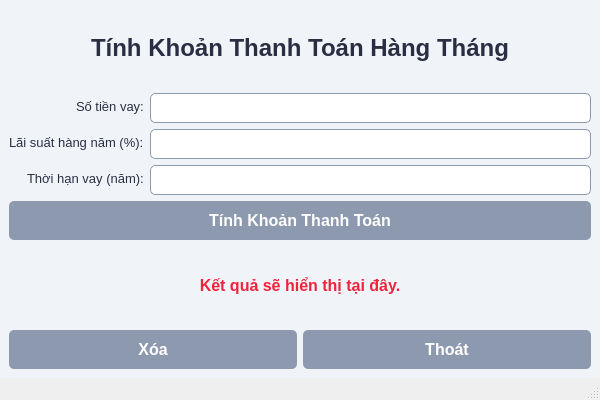
<?xml version="1.0" encoding="UTF-8"?>
<ui version="4.0">
 <class>MainWindow</class>
 <widget class="QMainWindow" name="MainWindow">
  <property name="geometry">
   <rect>
    <x>0</x>
    <y>0</y>
    <width>600</width>
    <height>400</height>
   </rect>
  </property>
  <property name="windowTitle">
   <string>Tính Khoản Thanh Toán Hàng Tháng</string>
  </property>
  <property name="windowIcon">
   <iconset>
    <normaloff>img/loan_icon.png</normaloff>img/loan_icon.png</iconset>
  </property>
  <widget class="QWidget" name="centralwidget">
   <property name="styleSheet">
    <string>
     QWidget {
         background-color: #f0f4f8;
     }
     QLabel#label_title {
         font-size: 18pt;
         font-weight: bold;
         color: #2b2d42;
     }
     QLabel {
         font-size: 10pt;
         color: #2b2d42;
     }
     QLineEdit {
         background-color: #ffffff;
         border: 1px solid #8d99ae;
         padding: 6px;
         border-radius: 5px;
     }
     QPushButton {
         background-color: #8d99ae;
         color: #ffffff;
         padding: 10px;
         font-size: 12pt;
         font-weight: bold;
         border-radius: 5px;
     }
     QPushButton:hover {
         background-color: #2b2d42;
     }
     QLabel#label_result {
         font-size: 12pt;
         color: #ef233c;
         font-weight: bold;
     }
    </string>
   </property>
   <layout class="QVBoxLayout" name="verticalLayout">
    <item>
     <widget class="QLabel" name="label_title">
      <property name="text">
       <string>Tính Khoản Thanh Toán Hàng Tháng</string>
      </property>
      <property name="alignment">
       <set>Qt::AlignCenter</set>
      </property>
     </widget>
    </item>
    <item>
     <layout class="QFormLayout" name="formLayout">
      <property name="labelAlignment">
       <set>Qt::AlignRight|Qt::AlignTrailing|Qt::AlignVCenter</set>
      </property>
      <item row="0" column="0">
       <widget class="QLabel" name="label_loan_amount">
        <property name="text">
         <string>Số tiền vay:</string>
        </property>
       </widget>
      </item>
      <item row="0" column="1">
       <widget class="QLineEdit" name="lineEdit_loan_amount"/>
      </item>
      <item row="1" column="0">
       <widget class="QLabel" name="label_interest_rate">
        <property name="text">
         <string>Lãi suất hàng năm (%):</string>
        </property>
       </widget>
      </item>
      <item row="1" column="1">
       <widget class="QLineEdit" name="lineEdit_interest_rate"/>
      </item>
      <item row="2" column="0">
       <widget class="QLabel" name="label_loan_duration">
        <property name="text">
         <string>Thời hạn vay (năm):</string>
        </property>
       </widget>
      </item>
      <item row="2" column="1">
       <widget class="QLineEdit" name="lineEdit_loan_duration"/>
      </item>
     </layout>
    </item>
    <item>
     <widget class="QPushButton" name="button_calculate">
      <property name="text">
       <string>Tính Khoản Thanh Toán</string>
      </property>
      <property name="icon">
       <iconset>
        <normaloff>img/calculate_icon.png</normaloff>img/calculate_icon.png</iconset>
      </property>
     </widget>
    </item>
    <item>
     <widget class="QLabel" name="label_result">
      <property name="text">
       <string>Kết quả sẽ hiển thị tại đây.</string>
      </property>
      <property name="alignment">
       <set>Qt::AlignCenter</set>
      </property>
     </widget>
    </item>
    <item>
     <layout class="QHBoxLayout" name="horizontalLayout_buttons">
      <item>
       <widget class="QPushButton" name="button_clear">
        <property name="text">
         <string>Xóa</string>
        </property>
        <property name="icon">
         <iconset>
          <normaloff>img/clear_icon.png</normaloff>img/clear_icon.png</iconset>
        </property>
       </widget>
      </item>
      <item>
       <widget class="QPushButton" name="button_exit">
        <property name="text">
         <string>Thoát</string>
        </property>
        <property name="icon">
         <iconset>
          <normaloff>img/exit_icon.png</normaloff>img/exit_icon.png</iconset>
        </property>
       </widget>
      </item>
     </layout>
    </item>
   </layout>
  </widget>
  <widget class="QMenuBar" name="menubar">
   <property name="geometry">
    <rect>
     <x>0</x>
     <y>0</y>
     <width>600</width>
     <height>18</height>
    </rect>
   </property>
  </widget>
  <widget class="QStatusBar" name="statusbar"/>
 </widget>
 <resources/>
 <connections/>
</ui>
